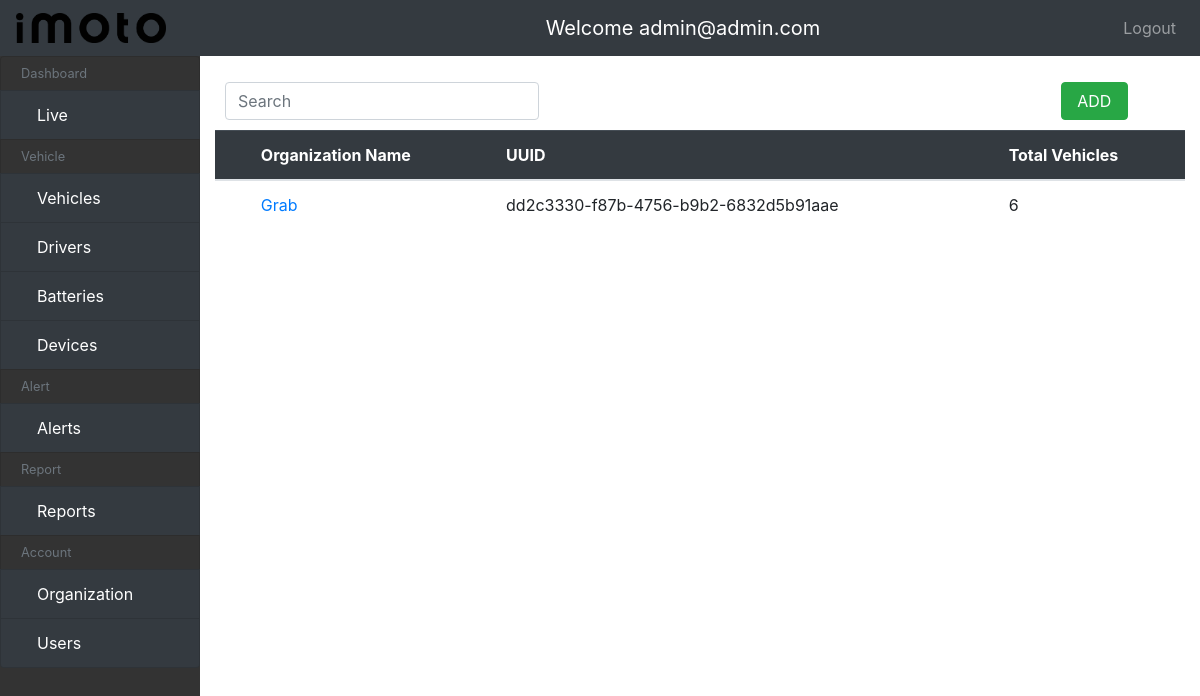
Before: /accounts/organizations/ (signed in) with the older database file.
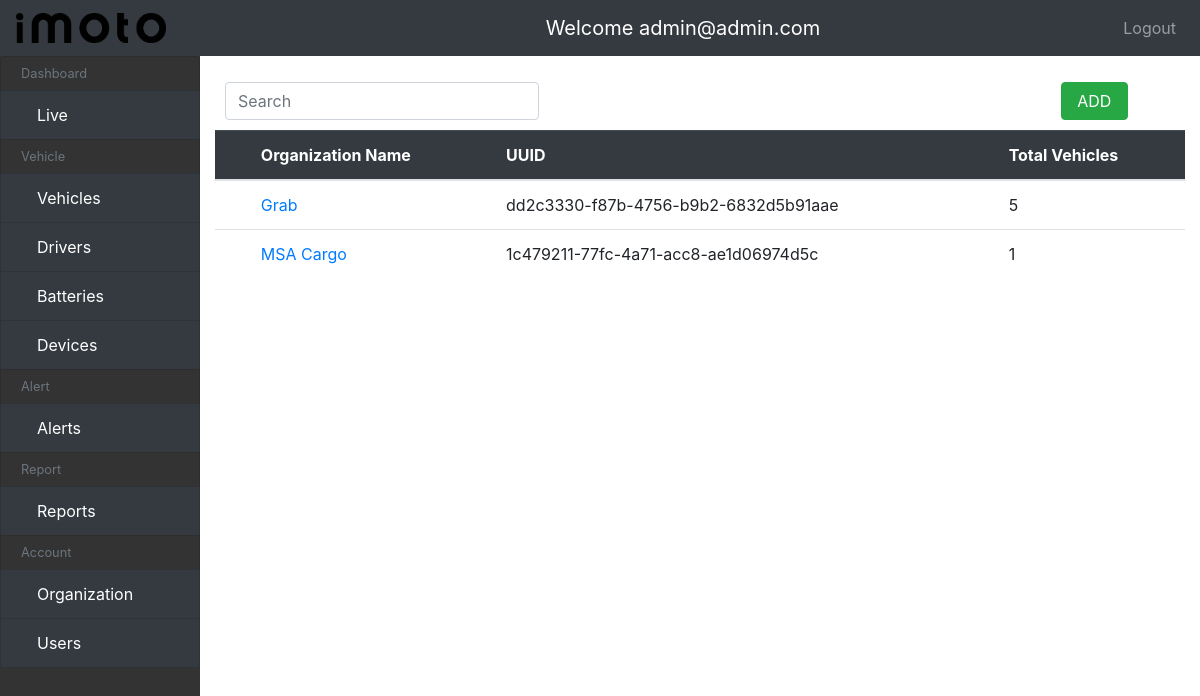
After: the same page with the newer database file.
### account/models.py (models this page shows, shortened)
class Organization(models.Model):
    name = models.CharField(max_length=100)
    uuid = models.UUIDField(
        default=uuid4, unique=True, editable=False, verbose_name="UUID"
    )

### account/views.py (the view)
# urls.py: path("organizations/", OrganizationListView.as_view(),
@method_decorator(admin_only, name="dispatch")
class OrganizationListView(AdminOnlyPermissions, ListView):
    model = Organization
    template_name = "account/organization_list.html"
    context_object_name = "organizations"
    def get_context_data(self, **kwargs):
        context = super().get_context_data(**kwargs)
        organizations_filter = OrganizationFilter(
            self.request.GET
        )
        organizations = organizations_filter.qs
        context.update({
            "organizations": organizations,
            "organizations_filter": organizations_filter
        })
        return context

### ev/permissions.py (called while the page is built)
def admin_only(view_func):
    def wrapper_func(request, *args, **kwargs):
        if request.user.is_admin:
            return view_func(request, *args, **kwargs)
        else:
            print("yolo")
            raise Http404()
    return wrapper_func

    def has_permission(self):
        if self.request.user.is_admin:
            return True
        return False

### templates/account/organization_list.html
{% extends "main.html" %}
{% load static %}
{% block content %}
{% include 'add_search.html' with search='organization-list' add='organization-create' filter=organizations_filter placeholder='Search for Organizations' %}
<table class="table">
  <thead class="table-dark">
    <tr>
      <th scope="col"></th>
      <th scope="col">Organization Name</th>
      <th scope="col">UUID</th>
      <th scope="col">Total Vehicles</th>
    </tr>
  </thead>
  <tbody>
    {% if organizations %}
    {% for organization in organizations %}
    <tr>
      <th scope="row"></th>
      <td><a href="{% url 'organization-update' organization.pk %}">{{organization.name}}</a></td>
      <td>{{organization.uuid}}</td>
      <td>{{organization.vehicles.count}}</td>
    </tr>
    {% endfor %}
    {% else %}
    <tr class="no-data">
    <td colspan="14">No Record !!</td>
    </tr>
    {% endif %}
  </tbody>
</table>
{% endblock %}

Changed rows visible on the page:
computed for Organization "Grab": vehicles.count "6" → "5"
added Organization: name "MSA Cargo", uuid "1c479211-77fc-4a71-acc8-ae1d06974d5c", vehicles.count "1"
